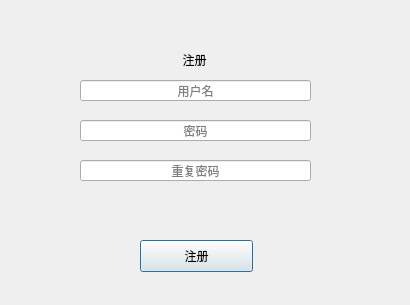
<?xml version="1.0" encoding="UTF-8"?>
<ui version="4.0">
 <class>SignupWindow</class>
 <widget class="QDialog" name="SignupWindow">
  <property name="geometry">
   <rect>
    <x>0</x>
    <y>0</y>
    <width>410</width>
    <height>305</height>
   </rect>
  </property>
  <property name="windowTitle">
   <string>注册</string>
  </property>
  <widget class="QPushButton" name="pushButton">
   <property name="geometry">
    <rect>
     <x>140</x>
     <y>240</y>
     <width>113</width>
     <height>32</height>
    </rect>
   </property>
   <property name="text">
    <string>注册</string>
   </property>
  </widget>
  <widget class="QLineEdit" name="sign_username">
   <property name="geometry">
    <rect>
     <x>80</x>
     <y>80</y>
     <width>231</width>
     <height>21</height>
    </rect>
   </property>
   <property name="alignment">
    <set>Qt::AlignCenter</set>
   </property>
   <property name="placeholderText">
    <string>用户名</string>
   </property>
  </widget>
  <widget class="QLineEdit" name="sign_password">
   <property name="geometry">
    <rect>
     <x>80</x>
     <y>120</y>
     <width>231</width>
     <height>21</height>
    </rect>
   </property>
   <property name="echoMode">
    <enum>QLineEdit::Password</enum>
   </property>
   <property name="alignment">
    <set>Qt::AlignCenter</set>
   </property>
   <property name="placeholderText">
    <string>密码</string>
   </property>
  </widget>
  <widget class="QLineEdit" name="sign_password_repeat">
   <property name="geometry">
    <rect>
     <x>80</x>
     <y>160</y>
     <width>231</width>
     <height>21</height>
    </rect>
   </property>
   <property name="echoMode">
    <enum>QLineEdit::Password</enum>
   </property>
   <property name="alignment">
    <set>Qt::AlignCenter</set>
   </property>
   <property name="placeholderText">
    <string>重复密码</string>
   </property>
  </widget>
  <widget class="QLabel" name="text">
   <property name="geometry">
    <rect>
     <x>89</x>
     <y>50</y>
     <width>211</width>
     <height>20</height>
    </rect>
   </property>
   <property name="text">
    <string>注册</string>
   </property>
   <property name="alignment">
    <set>Qt::AlignCenter</set>
   </property>
  </widget>
 </widget>
 <resources/>
 <connections/>
</ui>
